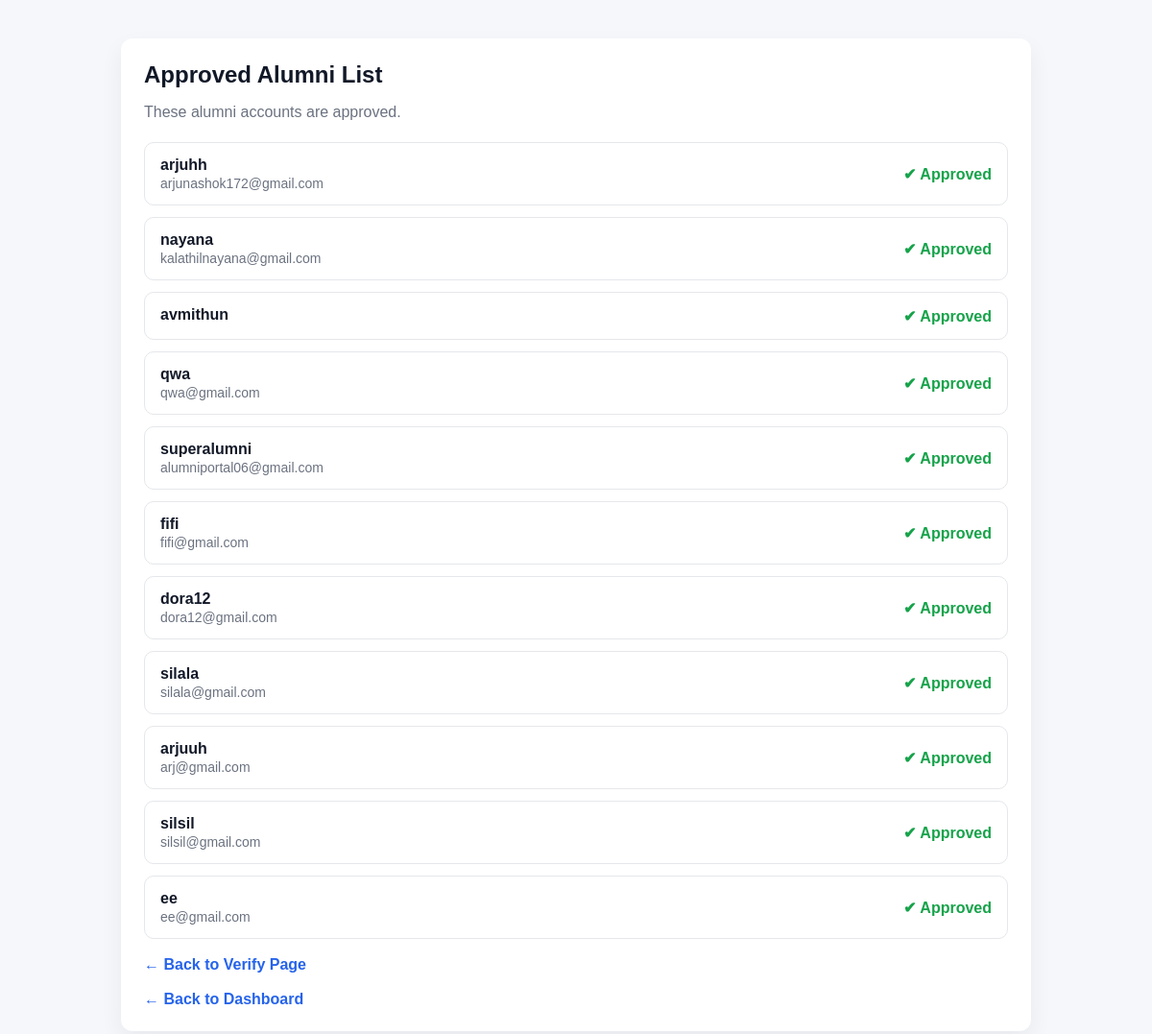
The page /teacher/approved-alumni/ on the database its author committed.
### admin_module/models.py (models this page shows, shortened)
class SystemMetadata(models.Model):
    STATUS_CHOICES = [
        ('PENDING', 'Pending'),
        ('APPROVED', 'Approved'),
        ('REJECTED', 'Rejected'),
    ]
    user = models.OneToOneField(User, on_delete=models.CASCADE)
    created_at = models.DateTimeField(default=timezone.now)
    updated_at = models.DateTimeField(auto_now=True)
    status = models.CharField(
        max_length=10,
        choices=STATUS_CHOICES,
        default='PENDING'
    )
    profile_completion = models.IntegerField(default=0)

### teacher_module/views.py (the view)
# urls.py: path('approved-alumni/', views.approved_alumni, name='approved_alumni'),
def approved_alumni(request):
    approved = SystemMetadata.objects.filter(status="APPROVED")
    return render(request, "teacher/approved_alumni.html", {"approved": approved})

### templates/teacher/approved_alumni.html (shortened to what this page needs)
<!DOCTYPE html>
<html lang="en">
<head>
</head>
<body>
    <div class="container">
        <h2>Approved Alumni List</h2>
        <div class="sub">These alumni accounts are approved.</div>
        <div class="list">
            {% for m in approved %}
                <div class="row">
                    <div class="info">
                        <div class="name">{{ m.user.username }}</div>
                        <div class="email">{{ m.user.email }}</div>
                    </div>
                    <div class="status">✔ Approved</div>
                </div>
            {% empty %}
                <div class="empty">No approved alumni yet.</div>
            {% endfor %}
        </div>
        <a class="back" href="{% url 'verify_alumni' %}">← Back to Verify Page</a>
        <br>
        <a class="back" href="{% url 'teacher_dashboard' %}">← Back to Dashboard</a>
    </div>
</body>
</html>

### templates/teacher/approved_alumni.html (style rules this page uses)
body { font-family: Arial, sans-serif; margin: 0; background: #f5f7fb; color: #111827; }
.container { max-width: 900px; margin: 40px auto; background: #ffffff; border-radius: 12px; padding: 24px; box-shadow: 0 10px 25px rgba(0,0,0,0.06); }
h2 { margin: 0 0 16px; }
.sub { color: #6b7280; margin-bottom: 22px; }
.list { display: flex; flex-direction: column; gap: 12px; }
.row { display: flex; justify-content: space-between; align-items: center; padding: 14px 16px; border: 1px solid #e5e7eb; border-radius: 10px; background: #fff; }
.info { display: flex; flex-direction: column; gap: 2px; }
.name { font-weight: 700; }
.email { color: #6b7280; font-size: 14px; }
.status { color: #16a34a; font-weight: 700; }
.back { display: inline-block; margin-top: 18px; text-decoration: none; color: #2563eb; font-weight: 600; }

### rows shown on the page
SystemMetadata: user.username "arjuhh", user.email "arjunashok172@gmail.com"
SystemMetadata: user.username "nayana", user.email "kalathilnayana@gmail.com"
SystemMetadata: user.username "avmithun"
SystemMetadata: user.username "qwa", user.email "qwa@gmail.com"
SystemMetadata: user.username "superalumni", user.email "alumniportal06@gmail.com"
SystemMetadata: user.username "fifi", user.email "fifi@gmail.com"
SystemMetadata: user.username "dora12", user.email "dora12@gmail.com"
SystemMetadata: user.username "silala", user.email "silala@gmail.com"
SystemMetadata: user.username "arjuuh", user.email "arj@gmail.com"
SystemMetadata: user.username "silsil", user.email "silsil@gmail.com"
SystemMetadata: user.username "ee", user.email "ee@gmail.com"
